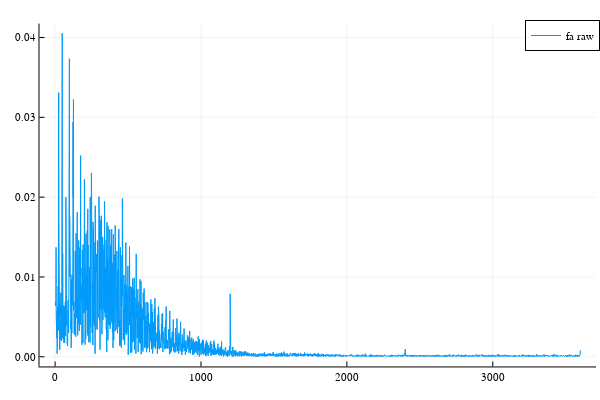

Here is the notebook cell this chart was saved with:
### Code cell
# using FourierAnalysis.jl
Σ2 = spectra(ecg_filtered, fs, N; tapering=rectangular, func=√, DC=false)

#p4 = plot(abs.(Σ2.y[brange(N, DC=false), :]), labels="fa filtered", xlim=(0,100));
plot(Σ.y[brange(N, DC=false), :], labels="fa raw")
#plot!(frequencies, Σ2.y[brange(N, DC=false), :], labels="fa filtered")

### Figure 1 — Plotly figure (JSON) as saved in the notebook; plotly's stock layout.template omitted (floating-point values rounded to 4 significant figures; data arrays with more than 128 entries replaced by an {"elided": "..."} marker saying what was removed)
{"data": [{"colorbar": {"title": ""}, "legendgroup": "fa raw", "line": {"color": "rgba(0, 154, 250, 1.000)", "dash": "solid", "shape": "linear", "width": 1}, "mode": "lines", "name": "fa raw", "showlegend": true, "type": "scatter", "x": {"elided": "3600 int values"}, "xaxis": "x", "y": {"elided": "3600 float values"}, "yaxis": "y", "zmax": null, "zmin": null}], "layout": {"annotations": [], "height": 400, "legend": {"bgcolor": "rgba(255, 255, 255, 1.000)", "bordercolor": "rgba(0, 0, 0, 1.000)", "borderwidth": 1, "font": {"color": "rgba(0, 0, 0, 1.000)", "family": "sans-serif", "size": 11}, "title": {"font": {"color": "rgba(0, 0, 0, 1.000)", "family": "sans-serif", "size": 15}, "text": ""}, "tracegroupgap": 0, "traceorder": "normal", "x": 1, "xanchor": "auto", "y": 1, "yanchor": "auto"}, "margin": {"b": 20, "l": 0, "r": 0, "t": 20}, "paper_bgcolor": "rgba(255, 255, 255, 1.000)", "plot_bgcolor": "rgba(255, 255, 255, 1.000)", "showlegend": true, "width": 600, "xaxis": {"anchor": "y", "domain": [0.06582, 0.9934], "gridcolor": "rgba(0, 0, 0, 0.100)", "gridwidth": 0.5, "linecolor": "rgba(0, 0, 0, 1.000)", "mirror": false, "range": [-107.0, 3708.0], "showgrid": true, "showline": true, "showticklabels": true, "tickangle": 0, "tickcolor": "rgb(0, 0, 0)", "tickfont": {"color": "rgba(0, 0, 0, 1.000)", "family": "sans-serif", "size": 11}, "tickmode": "array", "ticks": "inside", "ticktext": ["0", "1000", "2000", "3000"], "tickvals": [0, 1000, 2000, 3000], "title": "", "titlefont": {"color": "rgba(0, 0, 0, 1.000)", "family": "sans-serif", "size": 15}, "type": "-", "visible": true, "zeroline": false, "zerolinecolor": "rgba(0, 0, 0, 1.000)"}, "yaxis": {"anchor": "x", "domain": [0.03762, 0.9902], "gridcolor": "rgba(0, 0, 0, 0.100)", "gridwidth": 0.5, "linecolor": "rgba(0, 0, 0, 1.000)", "mirror": false, "range": [-0.001214, 0.04175], "showgrid": true, "showline": true, "showticklabels": true, "tickangle": 0, "tickcolor": "rgb(0, 0, 0)", "tickfont": {"color": "rgba(0, 0, 0, 1.000)", "family": "sans-serif", "size": 11}, "tickmode": "array", "ticks": "inside", "ticktext": ["0.00", "0.01", "0.02", "0.03", "0.04"], "tickvals": [0, 0.01, 0.02, 0.03, 0.04], "title": "", "titlefont": {"color": "rgba(0, 0, 0, 1.000)", "family": "sans-serif", "size": 15}, "type": "-", "visible": true, "zeroline": false, "zerolinecolor": "rgba(0, 0, 0, 1.000)"}}}
